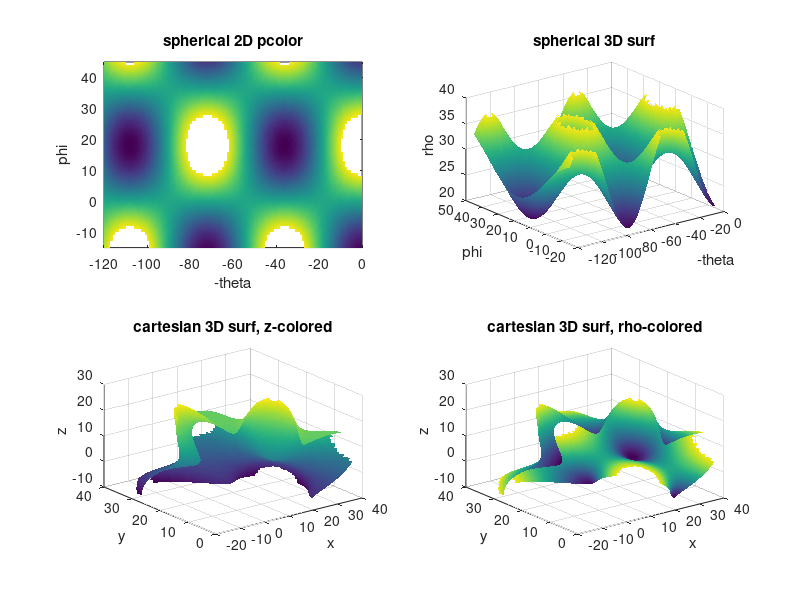

Write MATLAB code to recreate this figure.
% this demo shows how to convert from spherical coordinates to ...
% cartesian which can be plotted with traditional methods

% set up domain vectors
thMin = 0;
thMax = 120;
phiMin = -15;
phiMax = 45;
thVec = thMin:1:thMax; % angle leftwards [deg]
phiVec = phiMin:1:phiMax; % angle upwards [deg]

% convert domain vectors into matrices which are needed for mesh plotting
[Th, Phi] = meshgrid(thVec, phiVec);
Rho = 30 + 10*cosd(5*Th).*sind(5*Phi); % distance value [cm]
Rho(Rho > 37) = NaN; % pretend our sensor has limited range

% plot the distance data
figure('units', 'normalized', 'outerposition', [0 0 1 1]);
subplot(2,2,1);
h = pcolor(-Th, Phi, Rho);
set(h, 'EdgeColor', 'none');
shading(gca, 'interp');
xlabel('-theta');
ylabel('phi');
title('spherical 2D pcolor');

% plot this mesh in 3D
subplot(2,2,2);
surf(-Th, Phi, Rho, 'EdgeColor', 'none', 'FaceColor', 'interp');
title('spherical 3D surf');
xlabel('-theta');
ylabel('phi');
zlabel('rho');

% calculate cartesian coodinates of all points
X = Rho.*cosd(Phi).*cosd(Th);
Y = Rho.*cosd(Phi).*sind(Th);
Z = Rho.*sind(Phi);

% plot cartesian surface, with default coloring
subplot(2,2,3);
surf(X, Y, Z, 'EdgeColor', 'none', 'FaceColor', 'interp');
title('cartesian 3D surf, z-colored');
xlabel('x');
ylabel('y');
zlabel('z');

% plot cartesian surface, colored by distance
subplot(2,2,4);
surf(X, Y, Z, Rho, 'EdgeColor', 'none', 'FaceColor', 'interp');
title('cartesian 3D surf, rho-colored');
xlabel('x');
ylabel('y');
zlabel('z');